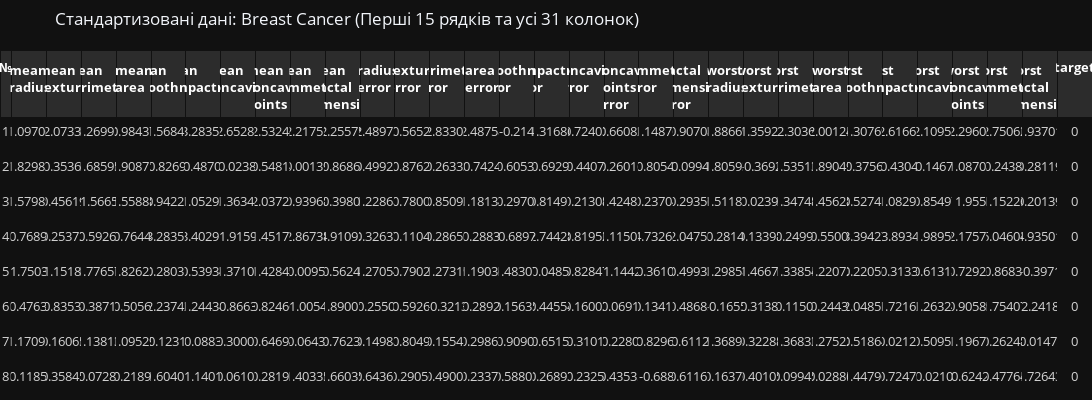

The notebook cell saved with this chart:
### Markdown cell above
**5. Стандартизація даних:**

### Code cell
scaler = StandardScaler()
features = [col for col in df.columns if col != 'target']

df_scaled = pd.DataFrame(scaler.fit_transform(df[features]), columns=features)
df_scaled['target'] = df['target']

df_scaled_preview = df_scaled.head(15).round(5)
table_values_scaled = [list(range(1, len(df_scaled_preview) + 1))] + [df_scaled_preview[col] for col in df_scaled_preview.columns]

col_widths_scaled = [50] + [150] * len(df_scaled_preview.columns)
calculated_width_scaled = sum(col_widths_scaled)

fig_table_scaled = go.Figure(data=[go.Table(
    columnwidth=col_widths_scaled,
    header=dict(
        values=["<b>№</b>"] + [f"<b>{col}</b>" for col in df_scaled_preview.columns],
        fill_color='#2c2c2c',
        font=dict(color='white', size=13),
        align='center',
        height=40
    ),
    cells=dict(
        values=table_values_scaled,
        fill_color='#111111',
        font=dict(color='lightgrey', size=13),
        align=['center'] + ['center'] * len(df_scaled_preview.columns),
        height=35
    )
)])

fig_table_scaled.update_layout(
    title=f'Стандартизовані дані: {dataset_name} (Перші 15 рядків та усі {len(df_scaled_preview.columns)} колонок)',
    template='plotly_dark',
    margin=dict(l=0, r=0, t=50, b=0),
    height=400, 
    width=calculated_width_scaled
)

print("Красивий Вивід:")
fig_table_scaled.show()

print("\nТехнічний вивід:")
print("Середнє значення ознак після стандартизації (має бути ~0):")
print(np.round(df_scaled[features].mean(), 5).head(10).round(5))
print("\nСтандартне відхилення ознак після стандартизації (має бути ~1):")
print(df_scaled[features].std().head(10).round(5))

### Figure 1 — Plotly figure (JSON) as saved in the notebook; plotly's stock layout.template omitted (floating-point values rounded to 4 significant figures; data arrays with more than 128 entries replaced by an {"elided": "..."} marker saying what was removed)
{"data": [{"cells": {"align": ["center", "center", "center", "center", "center", "center", "center", "center", "center", "center", "center", "center", "center", "center", "center", "center", "center", "center", "center", "center", "center", "center", "center", "center", "center", "center", "center", "center", "center", "center", "center", "center"], "fill": {"color": "#111111"}, "font": {"color": "lightgrey", "size": 13}, "height": 35, "values": {"elided": "32x15 float values"}}, "columnwidth": [50, 150, 150, 150, 150, 150, 150, 150, 150, 150, 150, 150, 150, 150, 150, 150, 150, 150, 150, 150, 150, 150, 150, 150, 150, 150, 150, 150, 150, 150, 150, 150], "header": {"align": "center", "fill": {"color": "#2c2c2c"}, "font": {"color": "white", "size": 13}, "height": 40, "values": ["<b>№</b>", "<b>mean radius</b>", "<b>mean texture</b>", "<b>mean perimeter</b>", "<b>mean area</b>", "<b>mean smoothness</b>", "<b>mean compactness</b>", "<b>mean concavity</b>", "<b>mean concave points</b>", "<b>mean symmetry</b>", "<b>mean fractal dimension</b>", "<b>radius error</b>", "<b>texture error</b>", "<b>perimeter error</b>", "<b>area error</b>", "<b>smoothness error</b>", "<b>compactness error</b>", "<b>concavity error</b>", "<b>concave points error</b>", "<b>symmetry error</b>", "<b>fractal dimension error</b>", "<b>worst radius</b>", "<b>worst texture</b>", "<b>worst perimeter</b>", "<b>worst area</b>", "<b>worst smoothness</b>", "<b>worst compactness</b>", "<b>worst concavity</b>", "<b>worst concave points</b>", "<b>worst symmetry</b>", "<b>worst fractal dimension</b>", "<b>target</b>"]}, "type": "table"}], "layout": {"height": 400, "margin": {"b": 0, "l": 0, "r": 0, "t": 50}, "title": {"text": "Стандартизовані дані: Breast Cancer (Перші 15 рядків та усі 31 колонок)"}, "width": 4700}}
